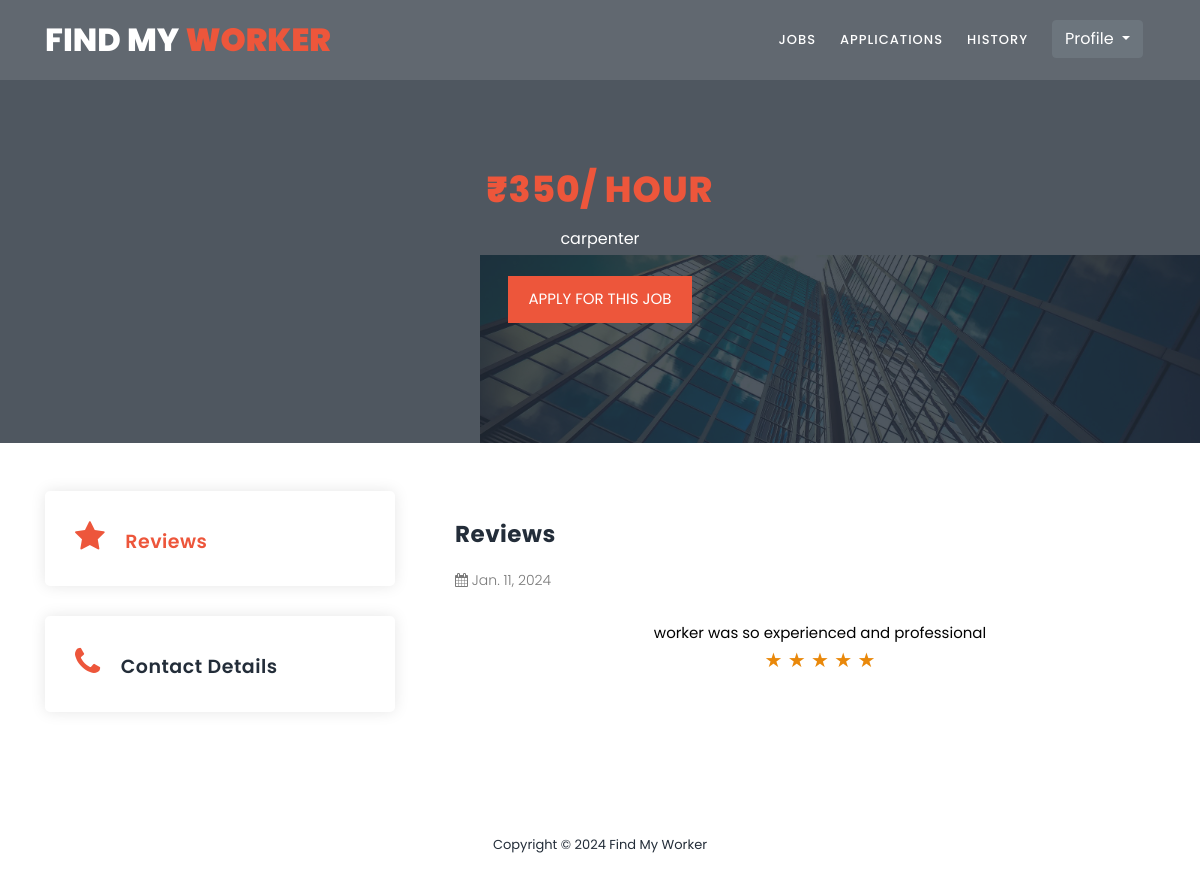
Before: /job_details/6 with the older database file.
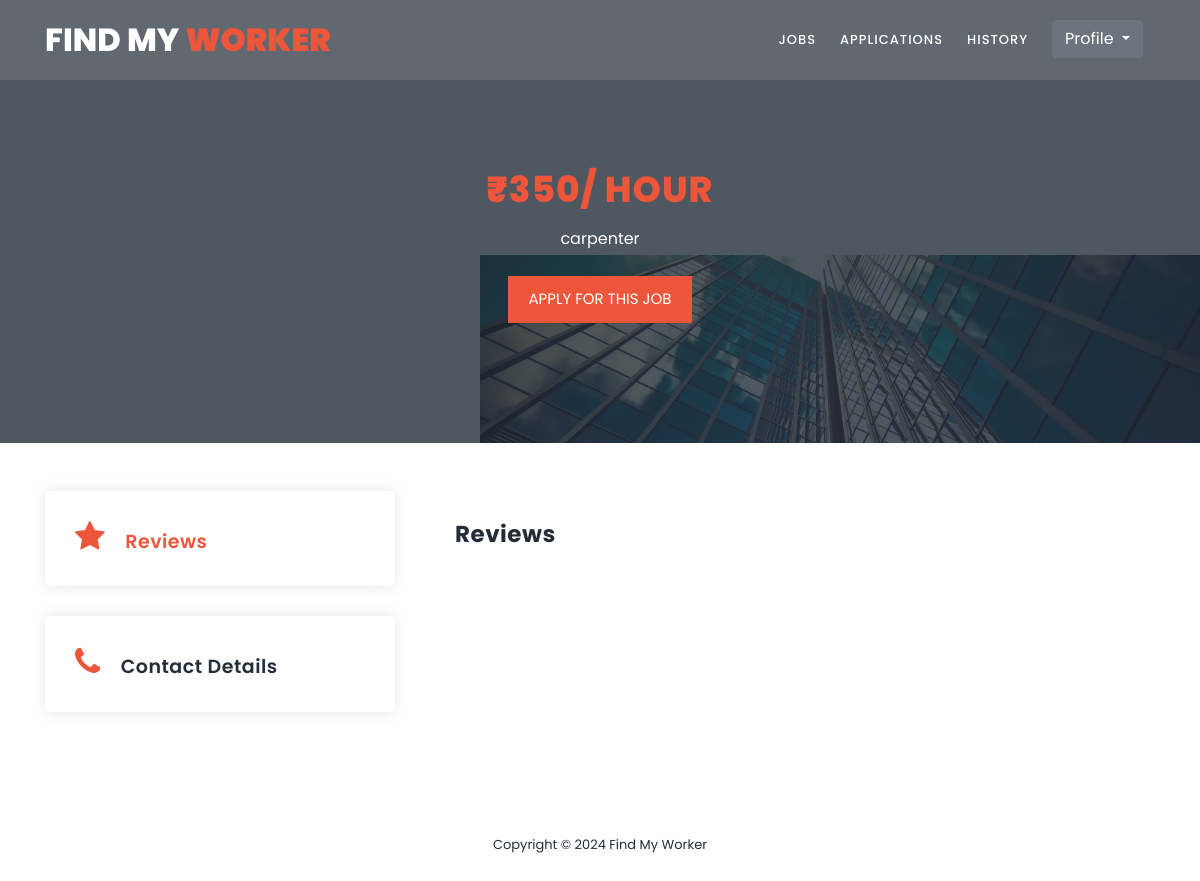
After: the same page with the newer database file.
### app/models.py (models this page shows)
class JobApplications(models.Model):
    status_choices=(
        ('Approved','Approved'),
        ('Pending','Pending'),
        ('Rejected','Rejected')
    )
    employer_id = models.ForeignKey(CustomUser, on_delete=models.CASCADE,null=True,blank=True)
    job_id = models.ForeignKey(Job, on_delete=models.SET_NULL, null=True)
    status = models.CharField(choices=status_choices, default="Pending", max_length=50)
    booked_date = models.DateField(default=timezone.now,blank=False)
    total_amount = models.IntegerField(blank=True, null=True)
    rating = models.IntegerField(null=True, blank=True)
    review = models.CharField(max_length=200, null=True, blank=True)
    def __str__(self):
        return self.job_id.jobcategory_id.job_name

### app/views.py (the view)
# urls.py: path('job_details/<int:id>',views.job_details, name="job_details"),
def job_details(request,id):
    job = Job.objects.get(id=id)
    applications = JobApplications.objects.filter(job_id=job)
    print(applications)
    context = {
        'applications':applications,
        'job':job
    }
    return render(request, 'Employer/job-details.html',context)

### templates/Employer/job-details.html (shortened to what this page needs)
{% extends 'Employer/employer-home.html' %}
{% block content %}
<section class="section section-bg" id="call-to-action" style="background-image: url(assets/images/banner-image-1-1920x500.jpg)">
    <div class="container">
        <div class="row">
            <div class="col-lg-10 offset-lg-1">
                <div class="cta-content">
                    <br>
                    <br>
                    <h2><em><b>&#x20B9;</b>{{ job.Price }}/ Hour</em></h2>
                    <p>{{ job.jobcategory_id.job_name }}</p>
                    <div class="main-button">
                      <a href="{% url 'job_apply' id=job.id %}">Apply for this Job</a>
                    </div>
                </div>
            </div>
        </div>
    </div>
</section>
<section class="section" id="trainers">
    <div class="container">
        <br>
        <br>
        <div class="row" id="tabs">
          <div class="col-lg-4">
            <ul>
              <li><a href='#tabs-2'><i class="fa fa-star"></i> Reviews</a></li>
              <li><a href='#tabs-3'><i class="fa fa-phone"></i> Contact Details</a></li>
            </ul>
          </div>
          <div class="col-lg-8">
            <section class='tabs-content' style="width: 100%;">
              <article id='tabs-2'>
                <h4> Reviews </h4>
                {% for reviews in applications %}
                {% if reviews.review %}
                <p class="lead"> <i class="fa fa-calendar"></i> {{ reviews.booked_date }} </p>
                <div style="text-align: center;">
                    <span style="font-size: 15px;color: rgb(0, 0, 0);">{{reviews.review}}</span>
                    <div style="color: rgb(233, 136, 10);font-size: 20px;">
                      {% for star_value in "★★★★★"|slice:reviews.rating %}
                        <span class="star">&#9733;</span>
                      {% endfor %}
                    </div>
                  </div>
                {% endif %}
                {% endfor %}
               </article>
            </section>
          </div>
        </div>
    </div>
</section>
{% endblock %}

Changed rows visible on the page:
removed JobApplications: booked_date "Jan. 11, 2024", review "worker was so experienced and professional", rating 5 (drawn)
